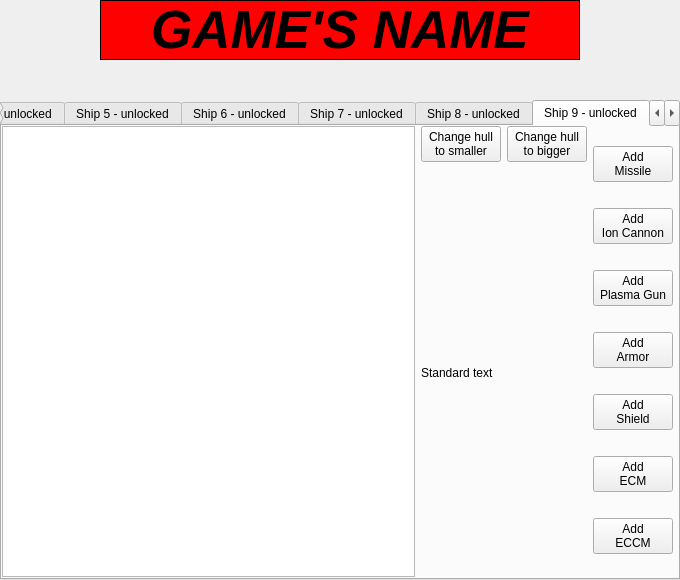
<?xml version="1.0" encoding="UTF-8"?>
<ui version="4.0">
 <class>FleetsAdmirals</class>
 <widget class="QWidget" name="FleetsAdmirals">
  <property name="geometry">
   <rect>
    <x>0</x>
    <y>0</y>
    <width>680</width>
    <height>580</height>
   </rect>
  </property>
  <property name="windowTitle">
   <string>Form</string>
  </property>
  <widget class="QLabel" name="label">
   <property name="geometry">
    <rect>
     <x>100</x>
     <y>0</y>
     <width>480</width>
     <height>60</height>
    </rect>
   </property>
   <property name="palette">
    <palette>
     <active>
      <colorrole role="Base">
       <brush brushstyle="SolidPattern">
        <color alpha="255">
         <red>255</red>
         <green>255</green>
         <blue>255</blue>
        </color>
       </brush>
      </colorrole>
      <colorrole role="Window">
       <brush brushstyle="SolidPattern">
        <color alpha="255">
         <red>255</red>
         <green>0</green>
         <blue>0</blue>
        </color>
       </brush>
      </colorrole>
     </active>
     <inactive>
      <colorrole role="Base">
       <brush brushstyle="SolidPattern">
        <color alpha="255">
         <red>255</red>
         <green>255</green>
         <blue>255</blue>
        </color>
       </brush>
      </colorrole>
      <colorrole role="Window">
       <brush brushstyle="SolidPattern">
        <color alpha="255">
         <red>255</red>
         <green>0</green>
         <blue>0</blue>
        </color>
       </brush>
      </colorrole>
     </inactive>
     <disabled>
      <colorrole role="Base">
       <brush brushstyle="SolidPattern">
        <color alpha="255">
         <red>255</red>
         <green>0</green>
         <blue>0</blue>
        </color>
       </brush>
      </colorrole>
      <colorrole role="Window">
       <brush brushstyle="SolidPattern">
        <color alpha="255">
         <red>255</red>
         <green>0</green>
         <blue>0</blue>
        </color>
       </brush>
      </colorrole>
     </disabled>
    </palette>
   </property>
   <property name="font">
    <font>
     <pointsize>40</pointsize>
     <weight>75</weight>
     <italic>true</italic>
     <bold>true</bold>
     <underline>false</underline>
     <strikeout>false</strikeout>
     <stylestrategy>PreferAntialias</stylestrategy>
     <kerning>false</kerning>
    </font>
   </property>
   <property name="autoFillBackground">
    <bool>true</bool>
   </property>
   <property name="frameShape">
    <enum>QFrame::Box</enum>
   </property>
   <property name="text">
    <string notr="true">GAME'S NAME</string>
   </property>
   <property name="scaledContents">
    <bool>false</bool>
   </property>
   <property name="alignment">
    <set>Qt::AlignCenter</set>
   </property>
   <property name="textInteractionFlags">
    <set>Qt::NoTextInteraction</set>
   </property>
  </widget>
  <widget class="QTabWidget" name="tabWidget">
   <property name="enabled">
    <bool>true</bool>
   </property>
   <property name="geometry">
    <rect>
     <x>0</x>
     <y>100</y>
     <width>680</width>
     <height>480</height>
    </rect>
   </property>
   <property name="tabPosition">
    <enum>QTabWidget::North</enum>
   </property>
   <property name="tabShape">
    <enum>QTabWidget::Rounded</enum>
   </property>
   <property name="currentIndex">
    <number>8</number>
   </property>
   <widget class="QWidget" name="tab0U">
    <attribute name="title">
     <string>Ship 1 - unlocked</string>
    </attribute>
    <widget class="QWidget" name="horizontalLayoutWidget">
     <property name="geometry">
      <rect>
       <x>0</x>
       <y>0</y>
       <width>671</width>
       <height>451</height>
      </rect>
     </property>
     <layout class="QHBoxLayout" name="hL0">
      <item>
       <widget class="QListWidget" name="lW0"/>
      </item>
      <item>
       <layout class="QGridLayout" name="gL0">
        <item row="0" column="1">
         <widget class="QPushButton" name="pc80">
          <property name="text">
           <string>Change hull 
to bigger</string>
          </property>
         </widget>
        </item>
        <item row="0" column="0">
         <widget class="QPushButton" name="pb70">
          <property name="text">
           <string>Change hull 
to smaller</string>
          </property>
         </widget>
        </item>
        <item row="1" column="0" colspan="2">
         <widget class="QLabel" name="label0">
          <property name="text">
           <string>Standard text</string>
          </property>
         </widget>
        </item>
       </layout>
      </item>
      <item>
       <layout class="QVBoxLayout" name="vL0">
        <item>
         <widget class="QPushButton" name="pb00">
          <property name="text">
           <string>Add
Missile</string>
          </property>
         </widget>
        </item>
        <item>
         <widget class="QPushButton" name="pb10">
          <property name="text">
           <string>Add
Ion Cannon</string>
          </property>
         </widget>
        </item>
        <item>
         <widget class="QPushButton" name="pb20">
          <property name="text">
           <string>Add
Plasma Gun</string>
          </property>
         </widget>
        </item>
        <item>
         <widget class="QPushButton" name="pb30">
          <property name="text">
           <string>Add
Armor</string>
          </property>
         </widget>
        </item>
        <item>
         <widget class="QPushButton" name="pb40">
          <property name="text">
           <string>Add
Shield</string>
          </property>
         </widget>
        </item>
        <item>
         <widget class="QPushButton" name="pb50">
          <property name="text">
           <string>Add
ECM</string>
          </property>
         </widget>
        </item>
        <item>
         <widget class="QPushButton" name="pb60">
          <property name="text">
           <string>Add
ECCM</string>
          </property>
         </widget>
        </item>
       </layout>
      </item>
     </layout>
    </widget>
   </widget>
   <widget class="QWidget" name="tab1U">
    <attribute name="title">
     <string>Ship 2 - unlocked</string>
    </attribute>
    <widget class="QWidget" name="horizontalLayoutWidget_2">
     <property name="geometry">
      <rect>
       <x>0</x>
       <y>0</y>
       <width>671</width>
       <height>451</height>
      </rect>
     </property>
     <layout class="QHBoxLayout" name="hL1">
      <item>
       <widget class="QListWidget" name="lW1"/>
      </item>
      <item>
       <layout class="QGridLayout" name="gL1">
        <item row="0" column="1">
         <widget class="QPushButton" name="pc81">
          <property name="text">
           <string>Change hull 
to bigger</string>
          </property>
         </widget>
        </item>
        <item row="0" column="0">
         <widget class="QPushButton" name="pb71">
          <property name="text">
           <string>Change hull 
to smaller</string>
          </property>
         </widget>
        </item>
        <item row="1" column="0" colspan="2">
         <widget class="QLabel" name="label1">
          <property name="text">
           <string>Standard text</string>
          </property>
         </widget>
        </item>
       </layout>
      </item>
      <item>
       <layout class="QVBoxLayout" name="vL1">
        <item>
         <widget class="QPushButton" name="pb01">
          <property name="text">
           <string>Add
Missile</string>
          </property>
         </widget>
        </item>
        <item>
         <widget class="QPushButton" name="pb11">
          <property name="text">
           <string>Add
Ion Cannon</string>
          </property>
         </widget>
        </item>
        <item>
         <widget class="QPushButton" name="pb21">
          <property name="text">
           <string>Add
Plasma Gun</string>
          </property>
         </widget>
        </item>
        <item>
         <widget class="QPushButton" name="pb31">
          <property name="text">
           <string>Add
Armor</string>
          </property>
         </widget>
        </item>
        <item>
         <widget class="QPushButton" name="pb41">
          <property name="text">
           <string>Add
Shield</string>
          </property>
         </widget>
        </item>
        <item>
         <widget class="QPushButton" name="pb51">
          <property name="text">
           <string>Add
ECM</string>
          </property>
         </widget>
        </item>
        <item>
         <widget class="QPushButton" name="pb61">
          <property name="text">
           <string>Add
ECCM</string>
          </property>
         </widget>
        </item>
       </layout>
      </item>
     </layout>
    </widget>
   </widget>
   <widget class="QWidget" name="tab2U">
    <attribute name="title">
     <string>Ship 3 - unlocked</string>
    </attribute>
    <widget class="QWidget" name="horizontalLayoutWidget_3">
     <property name="geometry">
      <rect>
       <x>0</x>
       <y>0</y>
       <width>671</width>
       <height>451</height>
      </rect>
     </property>
     <layout class="QHBoxLayout" name="hL2">
      <item>
       <widget class="QListWidget" name="lW2"/>
      </item>
      <item>
       <layout class="QGridLayout" name="gL2">
        <item row="0" column="1">
         <widget class="QPushButton" name="pc82">
          <property name="text">
           <string>Change hull 
to bigger</string>
          </property>
         </widget>
        </item>
        <item row="0" column="0">
         <widget class="QPushButton" name="pb72">
          <property name="text">
           <string>Change hull 
to smaller</string>
          </property>
         </widget>
        </item>
        <item row="1" column="0" colspan="2">
         <widget class="QLabel" name="label2">
          <property name="text">
           <string>Standard text</string>
          </property>
         </widget>
        </item>
       </layout>
      </item>
      <item>
       <layout class="QVBoxLayout" name="vL2">
        <item>
         <widget class="QPushButton" name="pb02">
          <property name="text">
           <string>Add
Missile</string>
          </property>
         </widget>
        </item>
        <item>
         <widget class="QPushButton" name="pb12">
          <property name="text">
           <string>Add
Ion Cannon</string>
          </property>
         </widget>
        </item>
        <item>
         <widget class="QPushButton" name="pb22">
          <property name="text">
           <string>Add
Plasma Gun</string>
          </property>
         </widget>
        </item>
        <item>
         <widget class="QPushButton" name="pb32">
          <property name="text">
           <string>Add
Armor</string>
          </property>
         </widget>
        </item>
        <item>
         <widget class="QPushButton" name="pb42">
          <property name="text">
           <string>Add
Shield</string>
          </property>
         </widget>
        </item>
        <item>
         <widget class="QPushButton" name="pb52">
          <property name="text">
           <string>Add
ECM</string>
          </property>
         </widget>
        </item>
        <item>
         <widget class="QPushButton" name="pb62">
          <property name="text">
           <string>Add
ECCM</string>
          </property>
         </widget>
        </item>
       </layout>
      </item>
     </layout>
    </widget>
   </widget>
   <widget class="QWidget" name="tab3U">
    <attribute name="title">
     <string>Ship 4 - unlocked</string>
    </attribute>
    <widget class="QWidget" name="horizontalLayoutWidget_4">
     <property name="geometry">
      <rect>
       <x>0</x>
       <y>0</y>
       <width>671</width>
       <height>451</height>
      </rect>
     </property>
     <layout class="QHBoxLayout" name="hL3">
      <item>
       <widget class="QListWidget" name="lW3"/>
      </item>
      <item>
       <layout class="QGridLayout" name="gL3">
        <item row="0" column="1">
         <widget class="QPushButton" name="pc83">
          <property name="text">
           <string>Change hull 
to bigger</string>
          </property>
         </widget>
        </item>
        <item row="0" column="0">
         <widget class="QPushButton" name="pb73">
          <property name="text">
           <string>Change hull 
to smaller</string>
          </property>
         </widget>
        </item>
        <item row="1" column="0" colspan="2">
         <widget class="QLabel" name="label3">
          <property name="text">
           <string>Standard text</string>
          </property>
         </widget>
        </item>
       </layout>
      </item>
      <item>
       <layout class="QVBoxLayout" name="vL3">
        <item>
         <widget class="QPushButton" name="pb03">
          <property name="text">
           <string>Add
Missile</string>
          </property>
         </widget>
        </item>
        <item>
         <widget class="QPushButton" name="pb13">
          <property name="text">
           <string>Add
Ion Cannon</string>
          </property>
         </widget>
        </item>
        <item>
         <widget class="QPushButton" name="pb23">
          <property name="text">
           <string>Add
Plasma Gun</string>
          </property>
         </widget>
        </item>
        <item>
         <widget class="QPushButton" name="pb33">
          <property name="text">
           <string>Add
Armor</string>
          </property>
         </widget>
        </item>
        <item>
         <widget class="QPushButton" name="pb43">
          <property name="text">
           <string>Add
Shield</string>
          </property>
         </widget>
        </item>
        <item>
         <widget class="QPushButton" name="pb53">
          <property name="text">
           <string>Add
ECM</string>
          </property>
         </widget>
        </item>
        <item>
         <widget class="QPushButton" name="pb63">
          <property name="text">
           <string>Add
ECCM</string>
          </property>
         </widget>
        </item>
       </layout>
      </item>
     </layout>
    </widget>
   </widget>
   <widget class="QWidget" name="tab4U">
    <attribute name="title">
     <string>Ship 5 - unlocked</string>
    </attribute>
    <widget class="QWidget" name="horizontalLayoutWidget_5">
     <property name="geometry">
      <rect>
       <x>0</x>
       <y>0</y>
       <width>671</width>
       <height>451</height>
      </rect>
     </property>
     <layout class="QHBoxLayout" name="hL4">
      <item>
       <widget class="QListWidget" name="lW4"/>
      </item>
      <item>
       <layout class="QGridLayout" name="gL4">
        <item row="0" column="1">
         <widget class="QPushButton" name="pc84">
          <property name="text">
           <string>Change hull 
to bigger</string>
          </property>
         </widget>
        </item>
        <item row="0" column="0">
         <widget class="QPushButton" name="pb74">
          <property name="text">
           <string>Change hull 
to smaller</string>
          </property>
         </widget>
        </item>
        <item row="1" column="0" colspan="2">
         <widget class="QLabel" name="label4">
          <property name="text">
           <string>Standard text</string>
          </property>
         </widget>
        </item>
       </layout>
      </item>
      <item>
       <layout class="QVBoxLayout" name="vL4">
        <item>
         <widget class="QPushButton" name="pb04">
          <property name="text">
           <string>Add
Missile</string>
          </property>
         </widget>
        </item>
        <item>
         <widget class="QPushButton" name="pb14">
          <property name="text">
           <string>Add
Ion Cannon</string>
          </property>
         </widget>
        </item>
        <item>
         <widget class="QPushButton" name="pb24">
          <property name="text">
           <string>Add
Plasma Gun</string>
          </property>
         </widget>
        </item>
        <item>
         <widget class="QPushButton" name="pb34">
          <property name="text">
           <string>Add
Armor</string>
          </property>
         </widget>
        </item>
        <item>
         <widget class="QPushButton" name="pb44">
          <property name="text">
           <string>Add
Shield</string>
          </property>
         </widget>
        </item>
        <item>
         <widget class="QPushButton" name="pb54">
          <property name="text">
           <string>Add
ECM</string>
          </property>
         </widget>
        </item>
        <item>
         <widget class="QPushButton" name="pb64">
          <property name="text">
           <string>Add
ECCM</string>
          </property>
         </widget>
        </item>
       </layout>
      </item>
     </layout>
    </widget>
   </widget>
   <widget class="QWidget" name="tab5U">
    <attribute name="title">
     <string>Ship 6 - unlocked</string>
    </attribute>
    <widget class="QWidget" name="horizontalLayoutWidget_6">
     <property name="geometry">
      <rect>
       <x>0</x>
       <y>0</y>
       <width>671</width>
       <height>451</height>
      </rect>
     </property>
     <layout class="QHBoxLayout" name="hL5">
      <item>
       <widget class="QListWidget" name="lW5"/>
      </item>
      <item>
       <layout class="QGridLayout" name="gL5">
        <item row="0" column="1">
         <widget class="QPushButton" name="pc85">
          <property name="text">
           <string>Change hull 
to bigger</string>
          </property>
         </widget>
        </item>
        <item row="0" column="0">
         <widget class="QPushButton" name="pb75">
          <property name="text">
           <string>Change hull 
to smaller</string>
          </property>
         </widget>
        </item>
        <item row="1" column="0" colspan="2">
         <widget class="QLabel" name="label5">
          <property name="text">
           <string>Standard text</string>
          </property>
         </widget>
        </item>
       </layout>
      </item>
      <item>
       <layout class="QVBoxLayout" name="vL2_4">
        <item>
         <widget class="QPushButton" name="pb05">
          <property name="text">
           <string>Add
Missile</string>
          </property>
         </widget>
        </item>
        <item>
         <widget class="QPushButton" name="pb15">
          <property name="text">
           <string>Add
Ion Cannon</string>
          </property>
         </widget>
        </item>
        <item>
         <widget class="QPushButton" name="pb25">
          <property name="text">
           <string>Add
Plasma Gun</string>
          </property>
         </widget>
        </item>
        <item>
         <widget class="QPushButton" name="pb35">
          <property name="text">
           <string>Add
Armor</string>
          </property>
         </widget>
        </item>
        <item>
         <widget class="QPushButton" name="pb45">
          <property name="text">
           <string>Add
Shield</string>
          </property>
         </widget>
        </item>
        <item>
         <widget class="QPushButton" name="pb55">
          <property name="text">
           <string>Add
ECM</string>
          </property>
         </widget>
        </item>
        <item>
         <widget class="QPushButton" name="pb65">
          <property name="text">
           <string>Add
ECCM</string>
          </property>
         </widget>
        </item>
       </layout>
      </item>
     </layout>
    </widget>
   </widget>
   <widget class="QWidget" name="tab6U">
    <attribute name="title">
     <string>Ship 7 - unlocked</string>
    </attribute>
    <widget class="QWidget" name="horizontalLayoutWidget_7">
     <property name="geometry">
      <rect>
       <x>0</x>
       <y>0</y>
       <width>671</width>
       <height>451</height>
      </rect>
     </property>
     <layout class="QHBoxLayout" name="hL6">
      <item>
       <widget class="QListWidget" name="lW6"/>
      </item>
      <item>
       <layout class="QGridLayout" name="gL6">
        <item row="0" column="1">
         <widget class="QPushButton" name="pc86">
          <property name="text">
           <string>Change hull 
to bigger</string>
          </property>
         </widget>
        </item>
        <item row="0" column="0">
         <widget class="QPushButton" name="pb76">
          <property name="text">
           <string>Change hull 
to smaller</string>
          </property>
         </widget>
        </item>
        <item row="1" column="0" colspan="2">
         <widget class="QLabel" name="label6">
          <property name="text">
           <string>Standard text</string>
          </property>
         </widget>
        </item>
       </layout>
      </item>
      <item>
       <layout class="QVBoxLayout" name="vL6">
        <item>
         <widget class="QPushButton" name="pb06">
          <property name="text">
           <string>Add
Missile</string>
          </property>
         </widget>
        </item>
        <item>
         <widget class="QPushButton" name="pb16">
          <property name="text">
           <string>Add
Ion Cannon</string>
          </property>
         </widget>
        </item>
        <item>
         <widget class="QPushButton" name="pb26">
          <property name="text">
           <string>Add
Plasma Gun</string>
          </property>
         </widget>
        </item>
        <item>
         <widget class="QPushButton" name="pb36">
          <property name="text">
           <string>Add
Armor</string>
          </property>
         </widget>
        </item>
        <item>
         <widget class="QPushButton" name="pb46">
          <property name="text">
           <string>Add
Shield</string>
          </property>
         </widget>
        </item>
        <item>
         <widget class="QPushButton" name="pb56">
          <property name="text">
           <string>Add
ECM</string>
          </property>
         </widget>
        </item>
        <item>
         <widget class="QPushButton" name="pb66">
          <property name="text">
           <string>Add
ECCM</string>
          </property>
         </widget>
        </item>
       </layout>
      </item>
     </layout>
    </widget>
   </widget>
   <widget class="QWidget" name="tab7U">
    <attribute name="title">
     <string>Ship 8 - unlocked</string>
    </attribute>
    <widget class="QWidget" name="horizontalLayoutWidget_8">
     <property name="geometry">
      <rect>
       <x>0</x>
       <y>0</y>
       <width>671</width>
       <height>451</height>
      </rect>
     </property>
     <layout class="QHBoxLayout" name="hL7">
      <item>
       <widget class="QListWidget" name="lW7"/>
      </item>
      <item>
       <layout class="QGridLayout" name="gL7">
        <item row="0" column="1">
         <widget class="QPushButton" name="pc87">
          <property name="text">
           <string>Change hull 
to bigger</string>
          </property>
         </widget>
        </item>
        <item row="0" column="0">
         <widget class="QPushButton" name="pb77">
          <property name="text">
           <string>Change hull 
to smaller</string>
          </property>
         </widget>
        </item>
        <item row="1" column="0" colspan="2">
         <widget class="QLabel" name="labe7">
          <property name="text">
           <string>Standard text</string>
          </property>
         </widget>
        </item>
       </layout>
      </item>
      <item>
       <layout class="QVBoxLayout" name="vL7">
        <item>
         <widget class="QPushButton" name="pb07">
          <property name="text">
           <string>Add
Missile</string>
          </property>
         </widget>
        </item>
        <item>
         <widget class="QPushButton" name="pb17">
          <property name="text">
           <string>Add
Ion Cannon</string>
          </property>
         </widget>
        </item>
        <item>
         <widget class="QPushButton" name="pb27">
          <property name="text">
           <string>Add
Plasma Gun</string>
          </property>
         </widget>
        </item>
        <item>
         <widget class="QPushButton" name="pb37">
          <property name="text">
           <string>Add
Armor</string>
          </property>
         </widget>
        </item>
        <item>
         <widget class="QPushButton" name="pb47">
          <property name="text">
           <string>Add
Shield</string>
          </property>
         </widget>
        </item>
        <item>
         <widget class="QPushButton" name="pb57">
          <property name="text">
           <string>Add
ECM</string>
          </property>
         </widget>
        </item>
        <item>
         <widget class="QPushButton" name="pb67">
          <property name="text">
           <string>Add
ECCM</string>
          </property>
         </widget>
        </item>
       </layout>
      </item>
     </layout>
    </widget>
   </widget>
   <widget class="QWidget" name="tab8U">
    <attribute name="title">
     <string>Ship 9 - unlocked</string>
    </attribute>
    <widget class="QWidget" name="horizontalLayoutWidget_9">
     <property name="geometry">
      <rect>
       <x>0</x>
       <y>0</y>
       <width>671</width>
       <height>451</height>
      </rect>
     </property>
     <layout class="QHBoxLayout" name="hL8">
      <item>
       <widget class="QListWidget" name="lW8"/>
      </item>
      <item>
       <layout class="QGridLayout" name="gL8">
        <item row="0" column="1">
         <widget class="QPushButton" name="pc88">
          <property name="text">
           <string>Change hull 
to bigger</string>
          </property>
         </widget>
        </item>
        <item row="0" column="0">
         <widget class="QPushButton" name="pb78">
          <property name="text">
           <string>Change hull 
to smaller</string>
          </property>
         </widget>
        </item>
        <item row="1" column="0" colspan="2">
         <widget class="QLabel" name="label8">
          <property name="text">
           <string>Standard text</string>
          </property>
         </widget>
        </item>
       </layout>
      </item>
      <item>
       <layout class="QVBoxLayout" name="vL8">
        <item>
         <widget class="QPushButton" name="pb08">
          <property name="text">
           <string>Add
Missile</string>
          </property>
         </widget>
        </item>
        <item>
         <widget class="QPushButton" name="pb18">
          <property name="text">
           <string>Add
Ion Cannon</string>
          </property>
         </widget>
        </item>
        <item>
         <widget class="QPushButton" name="pb28">
          <property name="text">
           <string>Add
Plasma Gun</string>
          </property>
         </widget>
        </item>
        <item>
         <widget class="QPushButton" name="pb38">
          <property name="text">
           <string>Add
Armor</string>
          </property>
         </widget>
        </item>
        <item>
         <widget class="QPushButton" name="pb48">
          <property name="text">
           <string>Add
Shield</string>
          </property>
         </widget>
        </item>
        <item>
         <widget class="QPushButton" name="pb58">
          <property name="text">
           <string>Add
ECM</string>
          </property>
         </widget>
        </item>
        <item>
         <widget class="QPushButton" name="pb68">
          <property name="text">
           <string>Add
ECCM</string>
          </property>
         </widget>
        </item>
       </layout>
      </item>
     </layout>
    </widget>
   </widget>
   <widget class="QWidget" name="tab9U">
    <attribute name="title">
     <string>Ship 10 - unlocked</string>
    </attribute>
    <widget class="QWidget" name="horizontalLayoutWidget_10">
     <property name="geometry">
      <rect>
       <x>0</x>
       <y>0</y>
       <width>671</width>
       <height>451</height>
      </rect>
     </property>
     <layout class="QHBoxLayout" name="hL9">
      <item>
       <widget class="QListWidget" name="lW9"/>
      </item>
      <item>
       <layout class="QGridLayout" name="gL9">
        <item row="0" column="1">
         <widget class="QPushButton" name="pc89">
          <property name="text">
           <string>Change hull 
to bigger</string>
          </property>
         </widget>
        </item>
        <item row="0" column="0">
         <widget class="QPushButton" name="pb79">
          <property name="text">
           <string>Change hull 
to smaller</string>
          </property>
         </widget>
        </item>
        <item row="1" column="0" colspan="2">
         <widget class="QLabel" name="label9">
          <property name="text">
           <string>Standard text</string>
          </property>
         </widget>
        </item>
       </layout>
      </item>
      <item>
       <layout class="QVBoxLayout" name="vL9">
        <item>
         <widget class="QPushButton" name="pb09">
          <property name="text">
           <string>Add
Missile</string>
          </property>
         </widget>
        </item>
        <item>
         <widget class="QPushButton" name="pb19">
          <property name="text">
           <string>Add
Ion Cannon</string>
          </property>
         </widget>
        </item>
        <item>
         <widget class="QPushButton" name="pb29">
          <property name="text">
           <string>Add
Plasma Gun</string>
          </property>
         </widget>
        </item>
        <item>
         <widget class="QPushButton" name="pb39">
          <property name="text">
           <string>Add
Armor</string>
          </property>
         </widget>
        </item>
        <item>
         <widget class="QPushButton" name="pb49">
          <property name="text">
           <string>Add
Shield</string>
          </property>
         </widget>
        </item>
        <item>
         <widget class="QPushButton" name="pb59">
          <property name="text">
           <string>Add
ECM</string>
          </property>
         </widget>
        </item>
        <item>
         <widget class="QPushButton" name="pb69">
          <property name="text">
           <string>Add
ECCM</string>
          </property>
         </widget>
        </item>
       </layout>
      </item>
     </layout>
    </widget>
   </widget>
  </widget>
 </widget>
 <resources/>
 <connections/>
</ui>
